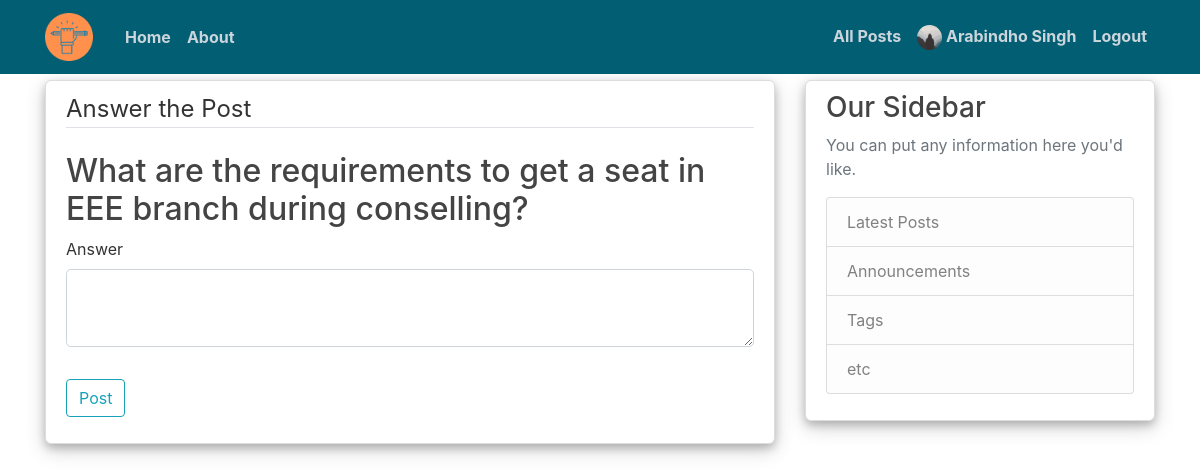
Screenshot of /post/7/answer (signed in) with the database file from the repository.
### flaskApp/models.py (models this page shows, shortened)
class User(db.Model, UserMixin):
    id = db.Column(db.Integer, primary_key=True)
    username = db.Column(db.String(20), unique=True, nullable=False)
    email = db.Column(db.String(120), unique=True, nullable=False)
    designation = db.Column(db.String(50), nullable=False)
    dept = db.Column(db.String(150), nullable=False)
    image_file = db.Column(db.String(20), nullable=False, default='default.jpg')
    password = db.Column(db.String(60), nullable=False)
    is_admin = db.Column(db.Boolean, default=False, nullable=False)
    posts = db.relationship('Post', backref='author', lazy=True)
    answers = db.relationship('Answer', backref='author', lazy=True)

class Post(db.Model):
    id = db.Column(db.Integer, primary_key=True, autoincrement=True)
    title = db.Column(db.String(100), nullable=False)
    date_posted = db.Column(db.DateTime, nullable=False, default=datetime.utcnow)
    content = db.Column(db.Text, nullable=False)
    is_answered = db.Column(db.Boolean, default=False, nullable=False)
    answers = db.relationship('Answer', backref='post', lazy=True)
    user_id = db.Column(db.Integer, db.ForeignKey('user.id'), nullable=False)

### flaskApp/posts/routes.py (the view)
@posts.route("/post/<int:post_id>/answer", methods=['GET', 'POST'])
@login_required
def answer_post(post_id):
    post = Post.query.get_or_404(post_id)
    if post.author != current_user and current_user.is_admin==False:
        abort(403)
    form = AnswerForm()
    if form.validate_on_submit():
        ans = Answer(content=form.content.data, post_id=post.id, user_id=current_user.id)
        db.session.add(ans)
        db.session.commit()
        post.is_answered = True
        db.session.commit()
        flash('Answer has been updated!', 'success')
        return redirect(url_for('posts.post', post_id=post.id, answer=True))
    elif request.method == 'GET':
        post_title = post.title
        post_data = post.content
    return render_template('answer_post.html', title='Answer Post',
                           form=form, post_title=post_title, post_data=post_data)

### flaskApp/posts/forms.py
class AnswerForm(FlaskForm):
    content = TextAreaField('Answer', validators=[DataRequired()])
    submit = SubmitField('Post')

### flaskApp/models.py (called while the page is built)
@login_manager.user_loader
def load_user(user_id):
    return User.query.get(int(user_id))

### flaskApp/templates/answer_post.html (shortened to what this page needs)
{% extends "layout.html" %}
{% block content %}
<div class="content-section">
    <form method="POST" action="">
        <fieldset class="form-group">
            <legend class="border-bottom mb-4">Answer the Post</legend>
            <h2>{{ post_data }}</h2>
            <div class="form-group">
                {{ form.content.label(class="form-control-label") }}
                {% if form.content.errors %}
                    {{ form.content(class="form-control form-control-lg is-invalid") }}
                    <div class="invalid-feedback">
                        {% for error in form.content.errors %}
                            <span>{{ error }}</span>
                        {% endfor %}
                    </div>
                {% else %}
                    {{ form.content(class="form-control form-control-lg") }}
                {% endif %}
            </div>
        </fieldset>
        <div class="form-group">
            {{ form.submit(class="btn btn-outline-info") }}
        </div>
    </form>
</div>
{% endblock content %}

### flaskApp/templates/layout.html (shortened to what this page needs)
<!DOCTYPE html>
<html>
<head>
    <link rel="stylesheet" href="https://maxcdn.bootstrapcdn.com/bootstrap/4.0.0/css/bootstrap.min.css">
    <link rel="stylesheet" type="text/css" href="{{ url_for('static', filename='main.css') }}">
</head>
<body>
    <header class="site-header">
      <nav class="navbar navbar-expand-md navbar-dark bg-steel fixed-top">
        <div class="container">
          <a class="navbar-brand mr-4" href="/"><img src="{{url_for('static', filename='favicon.ico')}}"></a>
          <div class="collapse navbar-collapse" id="navbarToggle">
            <div class="navbar-nav mr-auto">
              <a class="nav-item nav-link" href="{{ url_for('main.home') }}">Home</a>
              <a class="nav-item nav-link" href="{{ url_for('main.about') }}">About</a>
            </div>
            <div class="navbar-nav">
              {% if current_user.is_authenticated %}
                {% if current_user.is_admin == True %}
                  <a class="nav-item nav-link" href="{{ url_for('users.all_posts') }}">All Posts</a>
                  <a class="nav-item nav-link" href="{{ url_for('users.admin_account') }}"><img class="rounded-circle" src="{{ url_for('static', filename='profile_pics/' + current_user.image_file) }}" height=25 width=25> {{ current_user.username }}</a>
                  <a class="nav-item nav-link" href="{{ url_for('users.logout') }}">Logout</a>
                {% endif %}
              {% else %}
                <a class="nav-item nav-link" href="{{ url_for('users.login') }}">Login</a>
                <a class="nav-item nav-link" href="{{ url_for('users.register') }}">Register</a>
              {% endif %}
            </div>
          </div>
        </div>
      </nav>
    </header>
    <main role="main" class="container">
      <div class="row">
        <div class="col-md-8">
          {% block content %}{% endblock %}
        </div>
        <div class="col-md-4">
          <div class="content-section">
            <h3>Our Sidebar</h3>
            <p class='text-muted'>You can put any information here you'd like.
              <ul class="list-group">
                <li class="list-group-item list-group-item-light">Latest Posts</li>
                <li class="list-group-item list-group-item-light">Announcements</li>
                <li class="list-group-item list-group-item-light">Tags</li>
                <li class="list-group-item list-group-item-light">etc</li>
              </ul>
            </p>
          </div>
        </div>
      </div>
    </main>
</body>
</html>

### flaskApp/static/main.css (style rules this page uses)
body { background: #ffffff; color: #333333; margin-top: 5rem; }
h1, h2, h3, h4, h5, h6 { color: #444444; }
.bg-steel { background-color: #025E73; }
.site-header .navbar-nav .nav-link { color: #cbd5db; font-weight: bold; }
.content-section { background: #ffffff; padding: 10px 20px; border: 1px solid #dddddd; border-radius: 6px; margin-bottom: 20px; box-shadow: 0 4px 8px 0 rgba(0, 0, 0, 0.2), 0 6px 20px 0 rgba(0, 0, 0, 0.19); }

### rows the page displays
User: image_file (placeholder picture), username "Arabindho Singh"
Post: content "What are the requirements to get a seat in EEE branch during conselling?"
